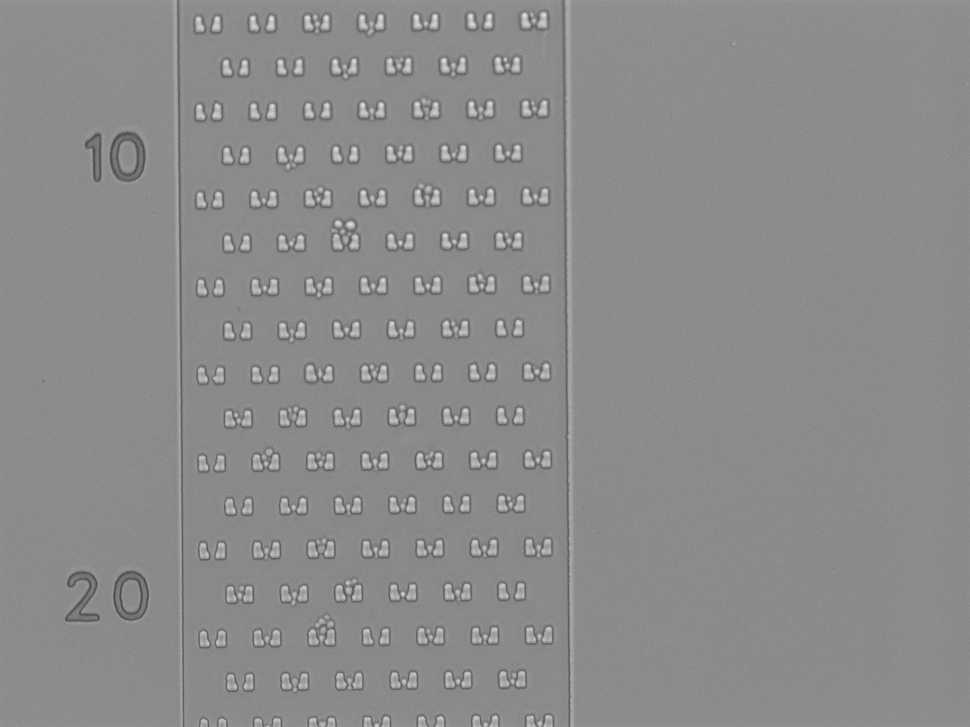
%> input picture Workspace/Example/EdgeDetector/cell3.png, 970 x 727 px, shrunk from 1280 x 960 before the run
$ octave measureRegion.m   (GNU Octave 9; MATLAB toolbox functions it lacks are replaced by stand-ins)
%> lines starting %> are read from the running program, lines starting %| are printed output that depends on the picture; in (x1, y1, x2, y2) boxes, pixels count from 0 and x2, y2 are one past the last pixel; in counts of white or black regions, pixels touching at a corner belong together; the program's own positions count from 1
clear;
close all;
clc;
I = imread('cell3.png');
%> I is the input picture: size 727x970 uint8; min 69, max 233, mean 139.5
imshow(I)
title('Synthetic Image')


BW = im2bw(I) ;
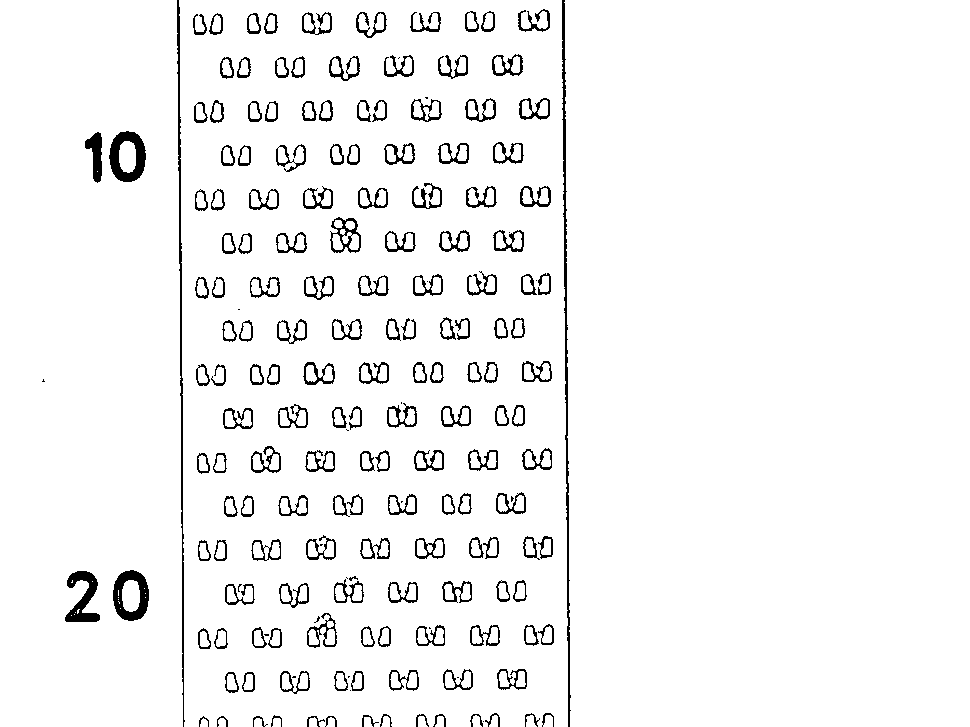
%> BW: size 727x970 logical; 95.5% white; black in thin lines or dots, all inside (x1, y1, x2, y2) = (42, 0, 571, 727)
imshow(BW)
title('Binary Image')

s = regionprops(BW, I, {'Centroid','WeightedCentroid'});
%> s = 159 regions; first 5, Centroid and WeightedCentroid: [89.7 364.9] [89.9 363.9], [72.8 582.2] [72.7 582.3], [72 616] [72 616], [75 615] [75 615], [76 613] [76 613]

imshow(I)
title('Weighted (red) and Unweighted (blue) Centroids');
hold on
numObj = numel(s);
%> numObj = 159
for k = 1 : numObj
    plot(s(k).WeightedCentroid(1), s(k).WeightedCentroid(2), 'r*');
    plot(s(k).Centroid(1), s(k).Centroid(2), 'bo');
end
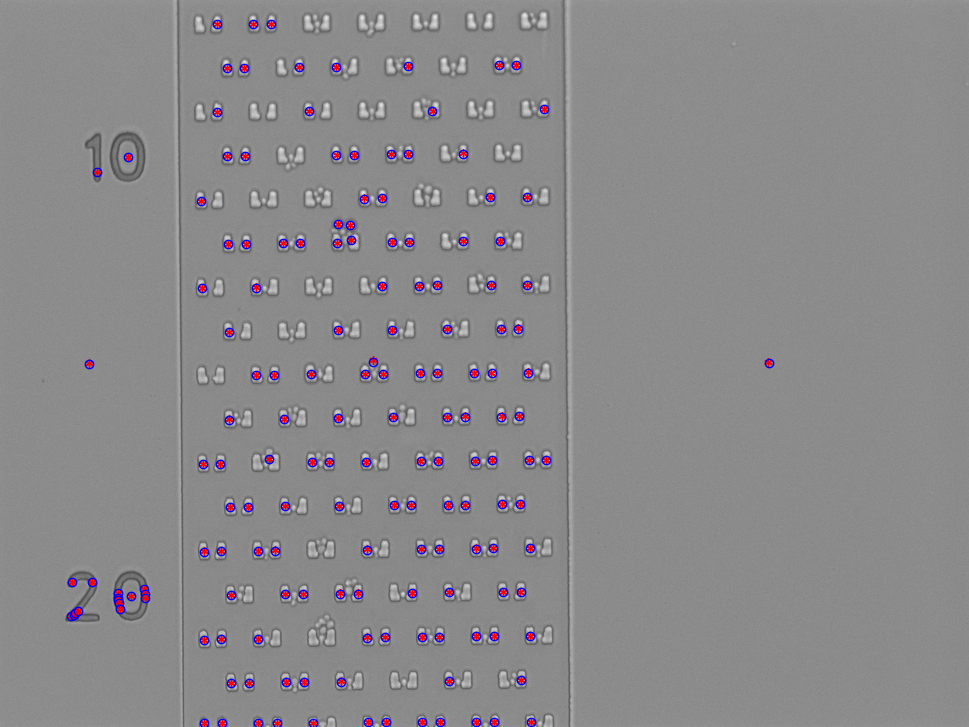
%> figure redrawn from the program's plot data; its title reads 'Weighted (red) and Unweighted (blue) Centroids'
hold off

s = regionprops(BW, I, {'Centroid','PixelValues','BoundingBox'});
%> s = 159 regions; largest, box (x1, y1, x2, y2) and Centroid: (564, 0, 970, 727) [769.3 363.2], (179, 0, 568, 727) [373.8 362.2], (0, 0, 183, 727) [89.7 364.9], (122, 580, 140, 612) [131.6 596.4], (119, 141, 136, 173) [128.1 157.3]
imshow(I);
title('Standard Deviation of Regions');
hold on
for k = 1 : numObj
    s(k).StandardDeviation = std(double(s(k).PixelValues));
    text(s(k).Centroid(1),s(k).Centroid(2), ...
        sprintf('%2.1f', s(k).StandardDeviation), ...
        'EdgeColor','b','Color','r');
end
%> after the loop, s = 159 regions; largest, box (x1, y1, x2, y2), Centroid and StandardDeviation: (564, 0, 970, 727) [769.3 363.2] 2.93, (179, 0, 568, 727) [373.8 362.2] 8.91, (0, 0, 183, 727) [89.7 364.9] 3.3, (122, 580, 140, 612) [131.6 596.4] 3.98, (119, 141, 136, 173) [128.1 157.3] 4.7
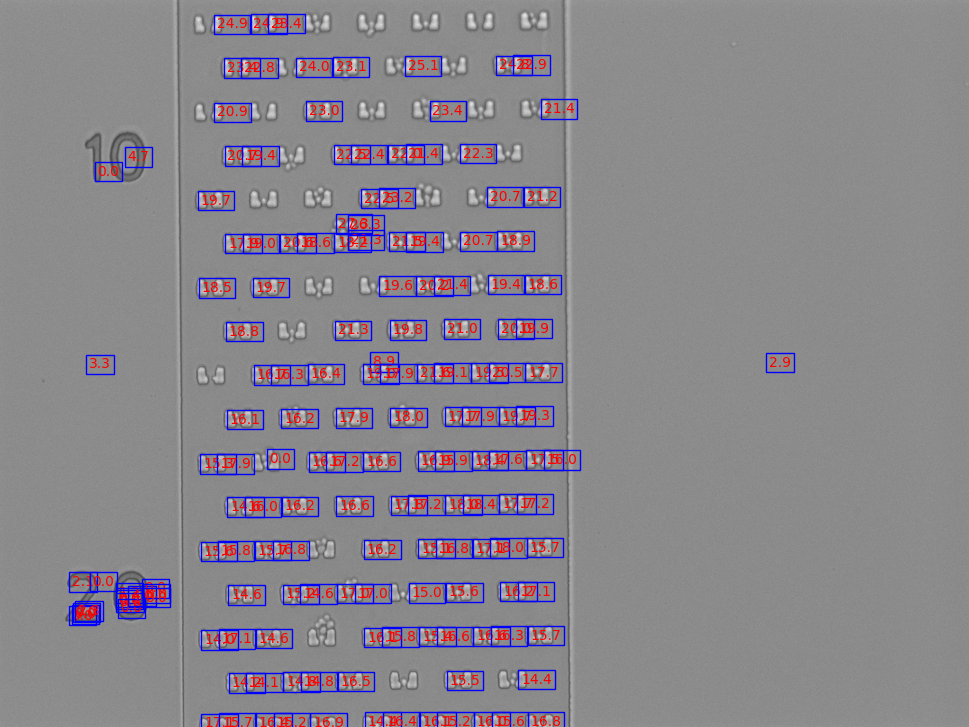
%> figure redrawn from the program's plot data; its title reads 'Standard Deviation of Regions'
hold off

figure
bar(1:numObj,[s.StandardDeviation]);
xlabel('Region Label Number');
ylabel('Standard Deviation');
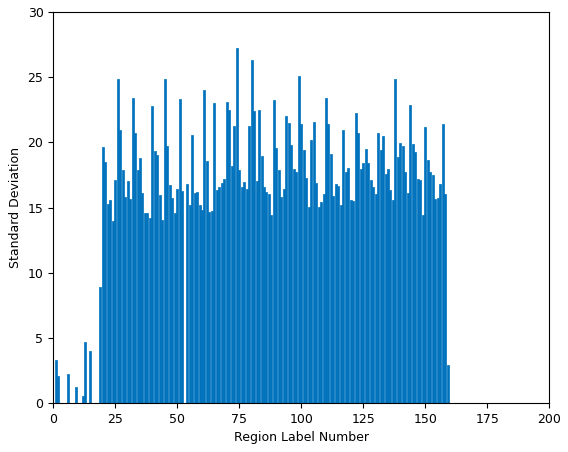
%> figure redrawn from the program's plot data; tallest bar 27.27 high, from x = 73.6 to 74.4


sStd = [s.StandardDeviation];
%> sStd = 159 values, max 27.27 at index 74, min 0 at index 3, mean 16.14
lowStd = find(sStd < 200);
%> lowStd = 159 values from 1 to 159

imshow(I);
title('Objects Having Standard Deviation < 50');
hold on;
for k = 1 : length(lowStd)
    rectangle('Position', s(lowStd(k)).BoundingBox, ...
        'EdgeColor','y');
end
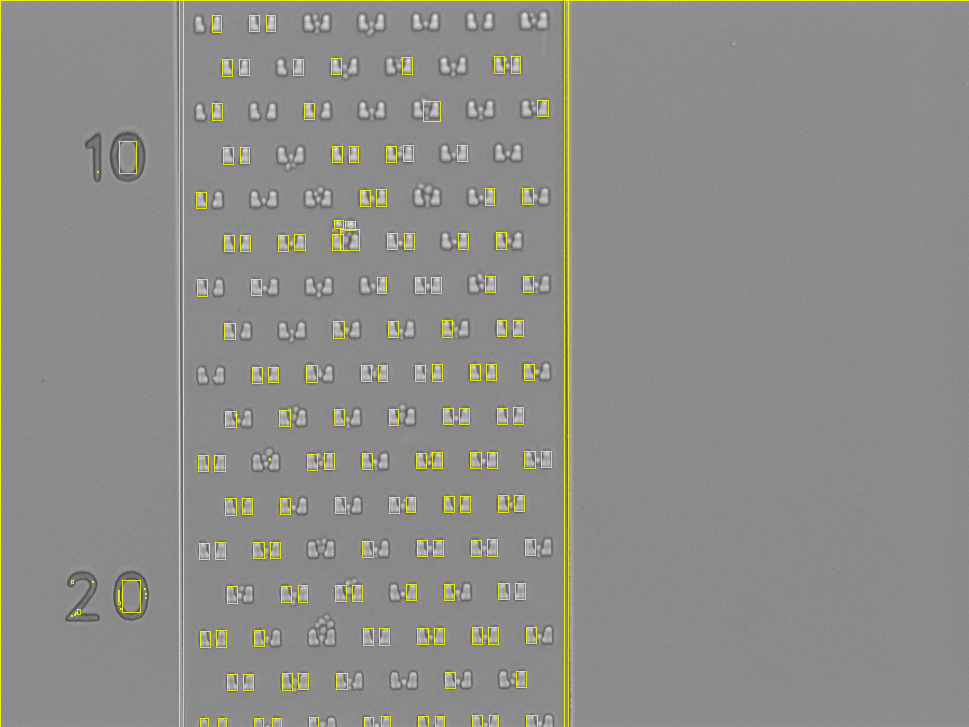
%> figure redrawn from the program's plot data; its title reads 'Objects Having Standard Deviation < 50'
hold off;
